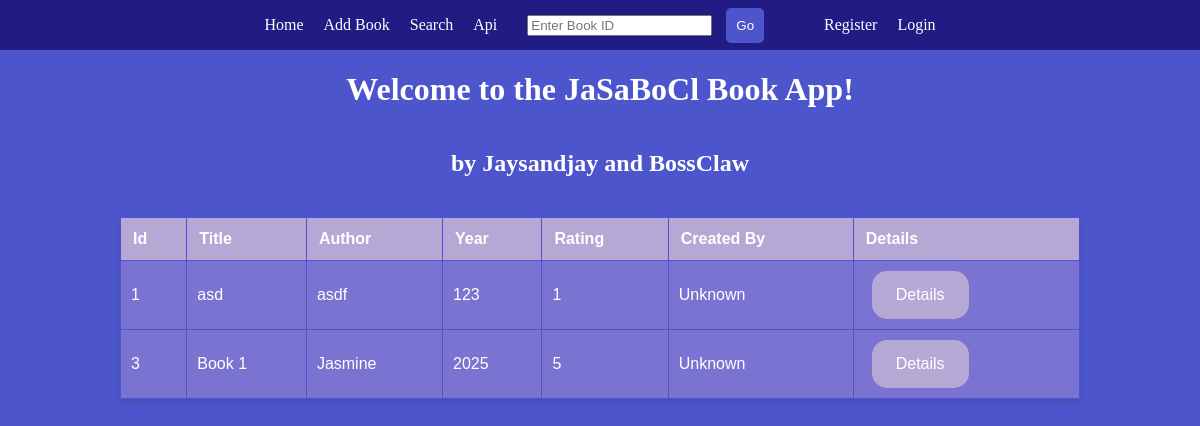
The app's page /, older data.
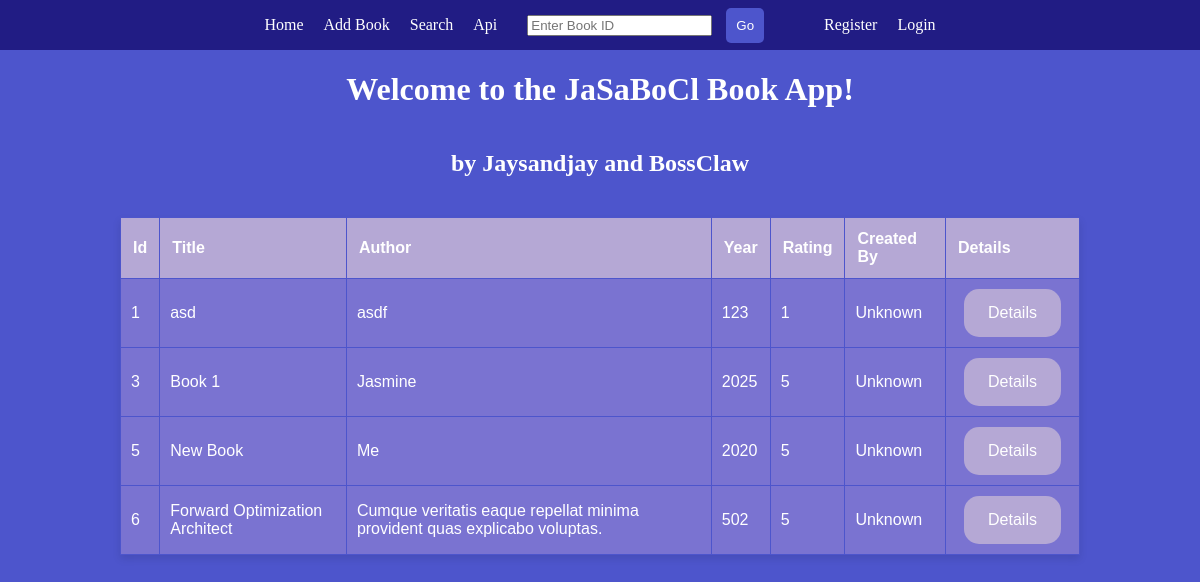
The same page, newer data.
### books/models.py (models this page shows, shortened)
class Book(models.Model):
    title = models.CharField(max_length=100)
    author = models.CharField(max_length=100)
    year = models.IntegerField(
        validators=[MinValueValidator(1000), MaxValueValidator(9999)],
        help_text="Enter a 4-digit year (e.g., 2024)"
    )
    rating = models.IntegerField(
        validators=[MinValueValidator(1), MaxValueValidator(10)],
        help_text="Enter a rating between 1 and 10"
    )
    description = models.TextField()
    created_by = models.ForeignKey(User, on_delete=models.CASCADE, null=True, blank=True)

### books/views.py (the view)
# urls.py: path('', views.home, name="home"),
def home(request):
    books = Book.objects.all()
    return render(request, "books/home.html", {'books': books})

### books/templates/books/home.html
{% extends "books/layout.html" %} {% block content %}
<div class="home">
	<h1>Welcome to the JaSaBoCl Book App!</h1>
	<h2>by Jaysandjay and BossClaw</h2>
	{% if books %}
	<table>
		<thead>
			<tr>
				<th>Id</th>
				<th>Title</th>
				<th>Author</th>
				<th>Year</th>
				<th>Rating</th>
				<th>Created By</th>
				<th>Details</th>
			</tr>
		</thead>
		<tbody>
			{% for book in books %}
			<tr>
				<td>{{book.id}}</td>
				<td>{{book.title}}</td>
				<td>{{book.author}}</td>
				<td>{{book.year}}</td>
				<td>{{book.rating}}</td>
				<td>{% if book.created_by %}{{book.created_by.username}}{% else %}Unknown{% endif %}</td>
				<td>
					<a
						href="{% url 'details' book.id %}"
						class="btn btn-details"
						>Details</a
					>
				</td>
			</tr>
			{% endfor %}
		</tbody>
	</table>
	{% else %}
	<div>
		<h1>No Books</h1>
	</div>
	{% endif %}
</div>
{% endblock %}

Row changes from the older to the newer data that the page shows:
added Book: id "5", title "New Book", author "Me", year "2020", rating "5", shows "Unknown"
added Book: id "6", title "Forward Optimization Architect", author "Cumque veritatis eaque repellat minima provident quas explicabo voluptas.", year "502", rating "5", shows "Unknown"
